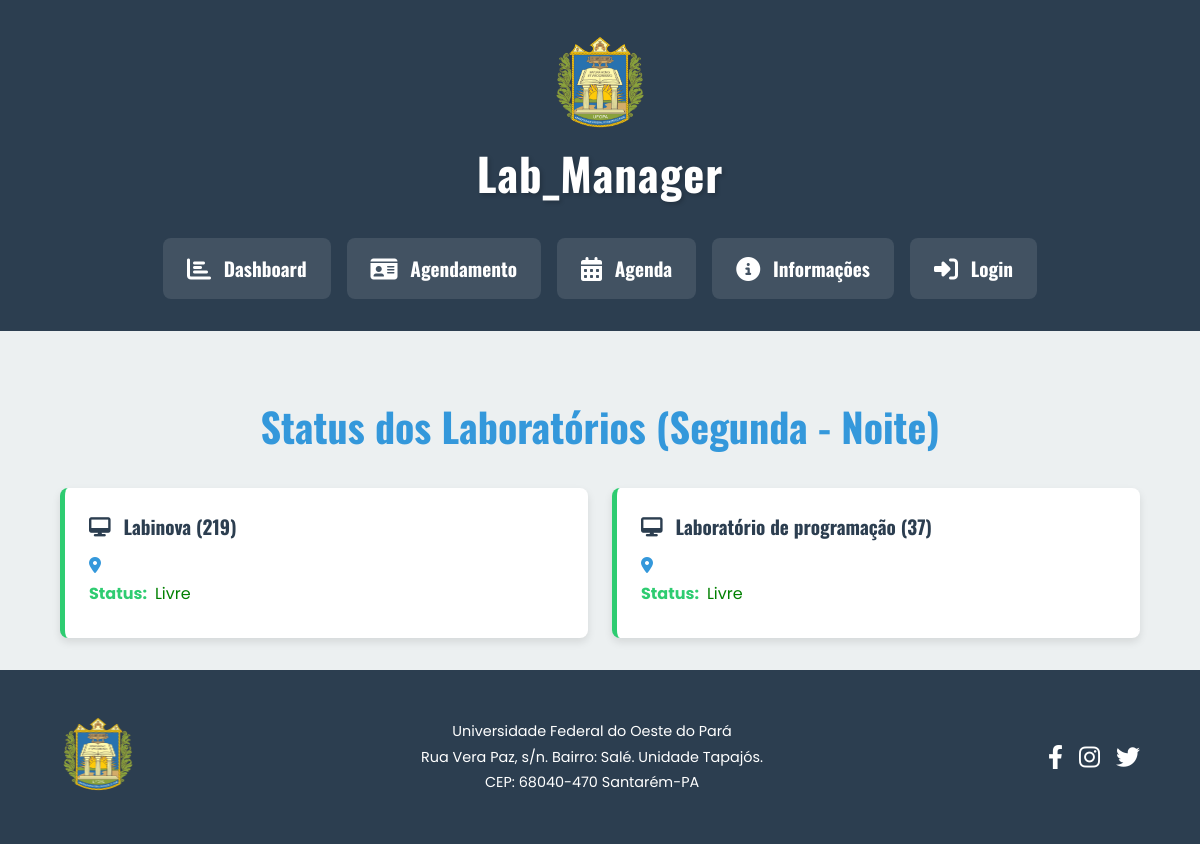
The app's page /, older data.
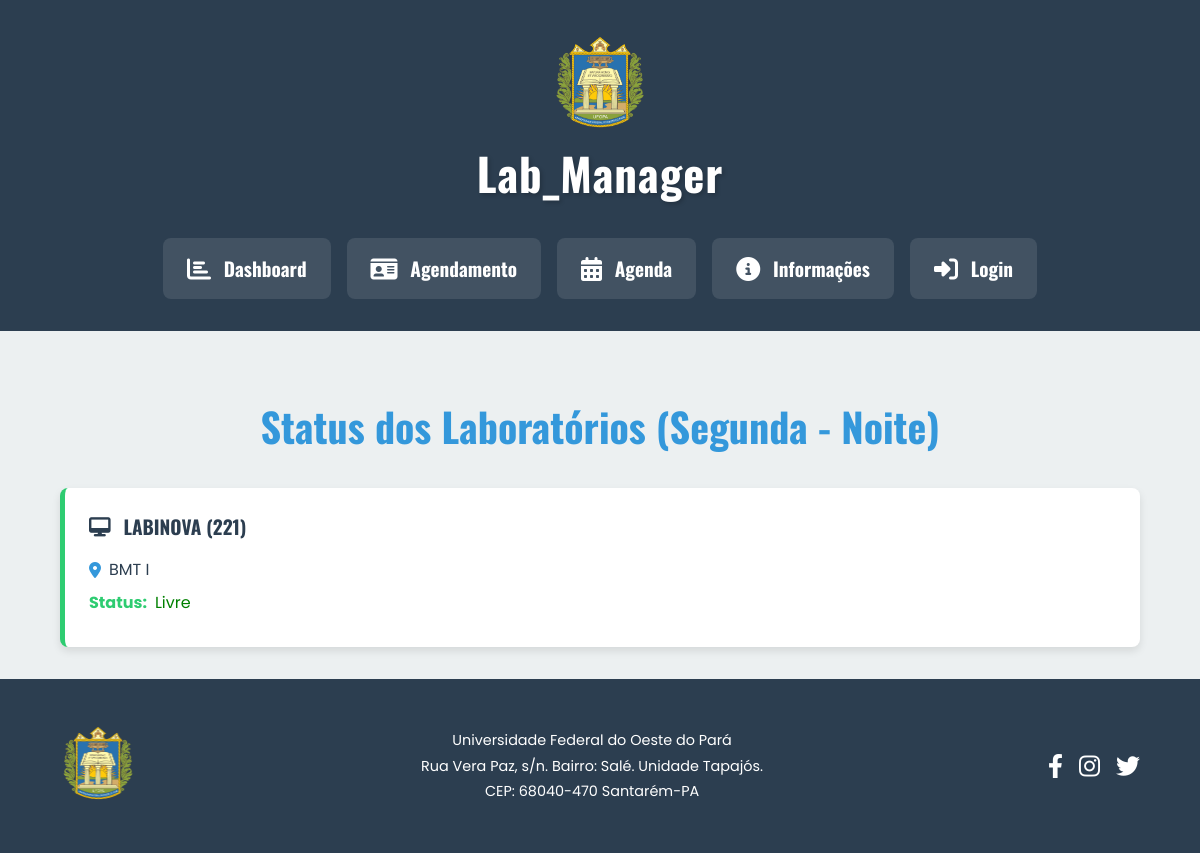
The same page, newer data.
### tables this page shows
CREATE TABLE `laboratorios` (
  `id` int(11) NOT NULL,
  `nome` varchar(100) NOT NULL,
  `capacidade` int(11) DEFAULT NULL,
  `numero` varchar(255) NOT NULL,
  `projetor` tinyint(1) NOT NULL DEFAULT 0,
  `localizacao` varchar(255) DEFAULT NULL
);

### index.php (the view, shortened to what this page needs)
<?php
require_once "db.php";
try {
    $conexao->query("UPDATE aulas SET status = 'arquivada' WHERE data_fim < CURDATE() AND status = 'ativa'");
} catch (PDOException $e) {
}
$is_logged_in = isset($_SESSION['user_id']);
$user_role = $is_logged_in ? $_SESSION['user_role'] : null;
$dia_atual = strtolower(date("l"));
$dia_semana_map = [
    "monday" => "segunda","tuesday" => "terça","wednesday" => "quarta",
    "thursday" => "quinta","friday" => "sexta","saturday" => "sábado","sunday" => "domingo"
];
$dia_semana_atual = $dia_semana_map[$dia_atual];
$hora_atual = date("H");
if ($hora_atual >= 7 && $hora_atual < 12) {
    $turno_atual = "manhã";
} elseif ($hora_atual >= 12 && $hora_atual < 18) {
    $turno_atual = "tarde";
} elseif (($hora_atual >= 18 && $hora_atual <= 23) || ($hora_atual >= 0 && $hora_atual < 7)) {
    $turno_atual = "noite";
}
$labs = $conexao->query("SELECT * FROM laboratorios ORDER BY numero")->fetchAll(PDO::FETCH_ASSOC);
$labs_ocupados = [];
?>
<!DOCTYPE html>
<html lang="pt-br">
<head>
  <link rel="stylesheet" href="css/style.css?v=1.3">
  <link rel="stylesheet" href="https://cdnjs.cloudflare.com/ajax/libs/font-awesome/6.4.0/css/all.min.css">
</head>
<body>
  <div class="home-wrapper">
    <div class="logo-center">
      <img src="img/logo.png" alt="Logo da Instituição" style="max-height: 100px;">
      <h1 class="logo-text">Lab_Manager</h1>
    </div>
    <div class="menu-cards">
      <a href="index.php" class="menu-card"><i class="fas fa-chart-bar"></i><h3>Dashboard</h3></a>
      <a href="agendamentos.php" class="menu-card"><i class="fas fa-id-card"></i><h3>Agendamento</h3></a>
      <?php if ($is_logged_in): ?>
        <?php if ($user_role === 'admin'): ?>
          <a href="laboratorios.php" class="menu-card"><i class="fas fa-desktop"></i><h3>Laboratórios</h3></a>
          <a href="monitores.php" class="menu-card"><i class="fas fa-user-astronaut"></i><h3>Monitores</h3></a>
          <a href="professores.php" class="menu-card"><i class="fas fa-chalkboard-teacher"></i><h3>Professores</h3></a>
          <a href="aulas.php" class="menu-card"><i class="fas fa-book"></i><h3>Aulas</h3></a>
        <?php endif; ?>
        <a href="logout.php" class="menu-card"><i class="fas fa-sign-out-alt"></i><h3>Sair</h3></a>
      <?php else: ?>
        <a href="agenda.php" class="menu-card"><i class="fas fa-calendar-alt"></i><h3>Agenda</h3></a>
        <a href="informacoes.php" class="menu-card"><i class="fas fa-info-circle"></i><h3>Informações</h3></a>
        <a href="login.php" class="menu-card"><i class="fas fa-sign-in-alt"></i><h3>Login</h3></a>
      <?php endif; ?>
    </div>
  </div>
  <div class="section-dashboard container">
    <h2>Status dos Laboratórios (<?= ucfirst($dia_semana_atual) ?> - <?= ucfirst($turno_atual) ?>)</h2>
    <div class="dashboard-cards">
      <?php foreach ($labs as $lab):
        $status = isset($labs_ocupados[$lab['id']]) ? "ocupado" : "livre";
        $status_class = $status === "ocupado" ? "card-ocupado" : "card-livre";
      ?>
      <div class="card <?= $status_class ?>">
        <h3><i class="fas fa-desktop"></i> <?= htmlspecialchars($lab['nome']) ?> (<?= $lab['numero'] ?>)</h3>
        <div class="lab-info"><i class="fas fa-map-marker-alt"></i> <?= htmlspecialchars($lab['localizacao']) ?></div>
        <div class="lab-info"><strong>Status:</strong>
            <?php if ($status === "ocupado"): ?>
                <span style="color: red; font-weight: bold;">Ocupado com Evento</span>
            <?php else: ?>
                <span style="color: green;">Livre</span>
            <?php endif; ?>
        </div>
      </div>
      <?php endforeach; ?>
    </div>
  </div>
  <?php if (!$is_logged_in): ?>
  <footer class="main-footer">
    <div class="footer-content container">
      <div class="footer-logo">
        <img src="img/logo.png" alt="Logo UFOPA" style="height: 80px;">
      </div>
      <div class="footer-address">
        <p>Universidade Federal do Oeste do Pará</p>
        <p>Rua Vera Paz, s/n. Bairro: Salé. Unidade Tapajós.</p>
        <p>CEP: 68040-470 Santarém-PA</p>
      </div>
      <div class="footer-social">
        <a href="#"><i class="fab fa-facebook-f"></i></a>
        <a href="#"><i class="fab fa-instagram"></i></a>
        <a href="#"><i class="fab fa-twitter"></i></a>
      </div>
    </div>
  </footer>
  <?php endif; ?>
</body>
</html>

Row changes from the older to the newer data that the page shows:
removed laboratorios: nome "Labinova", numero "219", shows "Livre"
removed laboratorios: nome "Laboratório de programação", numero "37", shows "Livre"
added laboratorios: nome "LABINOVA", numero "221", localizacao "BMT I", shows "Livre"
